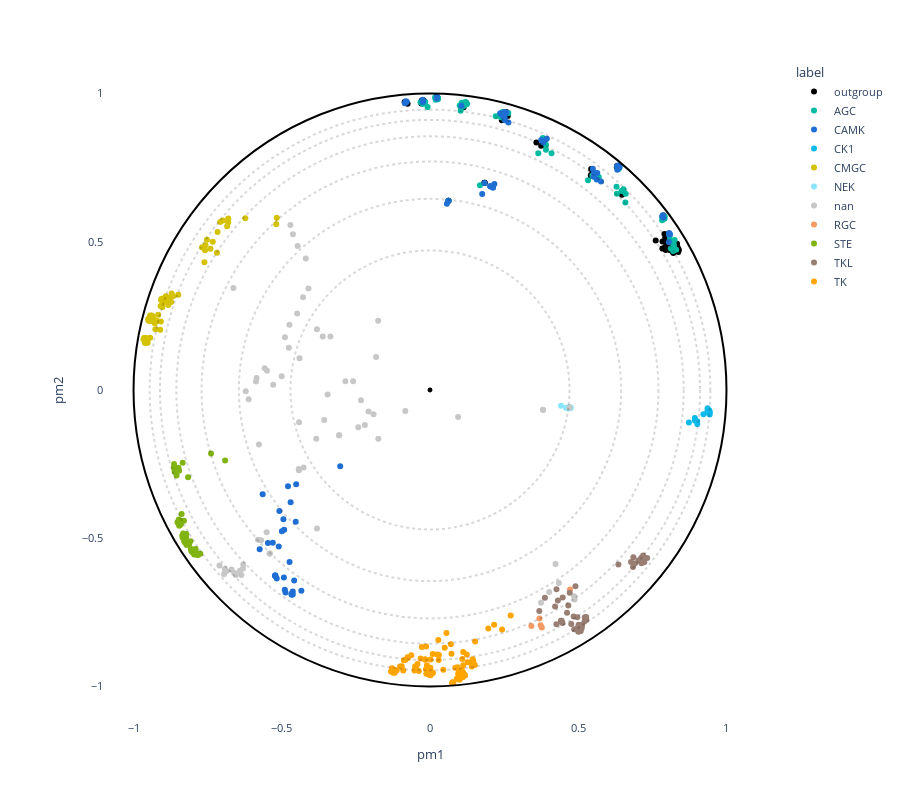

The notebook cell this image was saved under:
### Code cell
# OPTIONS =================================================
#Here you can set different parameters to color & annotate the resulting projection:
title = "" 
#----------------------------------------------------------
# Select the coloring from annotation .csv file:
labels_name = "label"
# Select classes to label among the "labels_name" or "second_labels_name" column (comma separated list):
second_labels_name = ""
labels_text = []
show_text = False
#----------------------------------------------------------
# Use a custom color palette:
color_palette = true_palette #Default: None
use_custom_palette = True
#==========================================================


#Check projection visualization parameters
#Labels name
if labels_name == "":
    labels_name = None
elif labels_name not in annotation_names:
    raise NameError(f"labels_name {labels_name} is not in the availables annotations.\nAvailables annotations: {annotation_names}")
#Second labels name
if second_labels_name == "":
    second_labels_name = None
elif second_labels_name not in annotation_names:
    raise NameError(f'"second_labels_name" {second_labels_name} is not in the availables annotations.\nAvailables annotations: {annotation_names}')

if not use_custom_palette:
    color_palette = None

#Plot graph
fig = plot_embedding_interactive(df_embedding, 
                                 labels_name = labels_name,
                                 second_labels_name = second_labels_name, 
                                 show_text = show_text,
                                 labels_text = labels_text,
                                 color_palette = color_palette, 
                                 title = title, 
                                 fontsize = 11)
fig.show()

### Figure 1 — Plotly figure (JSON) as saved in the notebook; plotly's stock layout.template omitted (floating-point values rounded to 4 significant figures; data arrays with more than 128 entries replaced by an {"elided": "..."} marker saying what was removed)
{"data": [{"customdata": {"elided": "62x3 mixed values"}, "hovertemplate": "<b>%{hovertext}</b><br><br>label=%{customdata[2]}<br>pm1=%{x}<br>pm2=%{y}<br>proteins_id=%{customdata[0]}<br>accession=%{customdata[1]}<extra></extra>", "hovertext": ["outgroup", "outgroup", "outgroup", "outgroup", "outgroup", "outgroup", "outgroup", "outgroup", "outgroup", "outgroup", "outgroup", "outgroup", "outgroup", "outgroup", "outgroup", "outgroup", "outgroup", "outgroup", "outgroup", "outgroup", "outgroup", "outgroup", "outgroup", "outgroup", "outgroup", "outgroup", "outgroup", "outgroup", "outgroup", "outgroup", "outgroup", "outgroup", "outgroup", "outgroup", "outgroup", "outgroup", "outgroup", "outgroup", "outgroup", "outgroup", "outgroup", "outgroup", "outgroup", "outgroup", "outgroup", "outgroup", "outgroup", "outgroup", "outgroup", "outgroup", "outgroup", "outgroup", "outgroup", "outgroup", "outgroup", "outgroup", "outgroup", "outgroup", "outgroup", "outgroup", "outgroup", "outgroup"], "legendgroup": "outgroup", "marker": {"color": "black", "symbol": "circle"}, "mode": "markers", "name": "outgroup", "orientation": "v", "showlegend": true, "type": "scatter", "x": [0.6475, 0.6331, 0.6301, 0.2606, 0.7842, 0.7933, 0.3588, 0.1137, 0.6307, 0.1153, 0.7612, 0.8129, 0.7908, 0.819, 0.7951, 0.7838, 0.7914, 0.7932, 0.8333, 0.6373, 0.6348, -0.08577, 0.2424, -0.07565, 0.02577, 0.5436, 0.8037, 0.1841, -0.02745, 0.6358, 0.105, 0.2573, 0.8135, -0.02841, 0.2622, 0.1212, 0.1834, 0.7881, -0.02937, 0.06239, 0.8236, 0.5422, 0.7974, 0.8351, 0.5584, 0.02392, -0.02088, 0.786, 0.5439, 0.566, 0.1078, 0.1844, 0.3748, 0.3863, 0.01987, 0.02068, 0.8384, 0.839, 0.8207, 0.8373, 0.02151, 0.8104], "xaxis": "x", "y": [0.6582, 0.7525, 0.7509, 0.934, 0.5004, 0.5132, 0.8347, 0.9537, 0.7556, 0.9652, 0.5041, 0.4936, 0.5264, 0.4669, 0.472, 0.4771, 0.5005, 0.4811, 0.4927, 0.7482, 0.7483, 0.9714, 0.9099, 0.9655, 0.983, 0.7451, 0.5258, 0.6984, 0.9767, 0.756, 0.9538, 0.9379, 0.4831, 0.9735, 0.9238, 0.9699, 0.6988, 0.5888, 0.9665, 0.6383, 0.4932, 0.7228, 0.4882, 0.4811, 0.719, 0.9853, 0.976, 0.5833, 0.7261, 0.717, 0.9615, 0.6987, 0.8238, 0.8407, 0.9849, 0.989, 0.4706, 0.4737, 0.462, 0.4655, 0.9872, 0.471], "yaxis": "y"}, {"customdata": {"elided": "64x3 mixed values"}, "hovertemplate": "<b>%{hovertext}</b><br><br>label=%{customdata[2]}<br>pm1=%{x}<br>pm2=%{y}<br>proteins_id=%{customdata[0]}<br>accession=%{customdata[1]}<extra></extra>", "hovertext": ["AGC", "AGC", "AGC", "AGC", "AGC", "AGC", "AGC", "AGC", "AGC", "AGC", "AGC", "AGC", "AGC", "AGC", "AGC", "AGC", "AGC", "AGC", "AGC", "AGC", "AGC", "AGC", "AGC", "AGC", "AGC", "AGC", "AGC", "AGC", "AGC", "AGC", "AGC", "AGC", "AGC", "AGC", "AGC", "AGC", "AGC", "AGC", "AGC", "AGC", "AGC", "AGC", "AGC", "AGC", "AGC", "AGC", "AGC", "AGC", "AGC", "AGC", "AGC", "AGC", "AGC", "AGC", "AGC", "AGC", "AGC", "AGC", "AGC", "AGC", "AGC", "AGC", "AGC", "AGC"], "legendgroup": "AGC", "marker": {"color": "#00bba1", "symbol": "circle"}, "mode": "markers", "name": "AGC", "orientation": "v", "showlegend": true, "type": "scatter", "x": [0.8304, 0.8239, 0.8214, 0.01946, 0.8093, 0.8124, 0.2354, -0.01619, 0.06212, 0.8199, 0.2451, 0.6372, 0.1163, 0.8084, 0.8227, 0.6304, 0.646, 0.4099, 0.2124, 0.1106, 0.125, 0.783, 0.01704, 0.1121, 0.2388, 0.548, 0.02641, 0.1034, 0.2641, 0.6601, 0.7877, 0.791, 0.1001, -0.01799, 0.6389, 0.6359, 0.3807, 0.7917, 0.1686, 0.5558, 0.8252, 0.5694, -0.03189, 0.7839, 0.2479, -0.02395, 0.6527, 0.1072, -0.008045, 0.01911, 0.3652, 0.391, 0.5329, 0.2219, 0.6293, 0.6589, 0.06235, 0.7893, 0.02758, 0.3914, 0.7876, 0.1227, 0.8202, 0.1188], "xaxis": "x", "y": [0.4727, 0.4775, 0.4836, 0.9869, 0.5055, 0.477, 0.9286, 0.9711, 0.638, 0.4926, 0.9374, 0.7543, 0.9598, 0.5197, 0.4891, 0.662, 0.6713, 0.7981, 0.6833, 0.9562, 0.9648, 0.5724, 0.9867, 0.9673, 0.9201, 0.7229, 0.9804, 0.942, 0.9338, 0.6616, 0.578, 0.5772, 0.9598, 0.967, 0.7507, 0.7449, 0.8502, 0.585, 0.6904, 0.724, 0.5056, 0.7185, 0.9704, 0.5803, 0.9177, 0.9646, 0.6768, 0.9683, 0.9543, 0.9786, 0.7981, 0.8106, 0.7074, 0.9235, 0.6856, 0.632, 0.6383, 0.5834, 0.9849, 0.8268, 0.586, 0.9676, 0.4689, 0.971], "yaxis": "y"}, {"customdata": {"elided": "83x3 mixed values"}, "hovertemplate": "<b>%{hovertext}</b><br><br>label=%{customdata[2]}<br>pm1=%{x}<br>pm2=%{y}<br>proteins_id=%{customdata[0]}<br>accession=%{customdata[1]}<extra></extra>", "hovertext": ["CAMK", "CAMK", "CAMK", "CAMK", "CAMK", "CAMK", "CAMK", "CAMK", "CAMK", "CAMK", "CAMK", "CAMK", "CAMK", "CAMK", "CAMK", "CAMK", "CAMK", "CAMK", "CAMK", "CAMK", "CAMK", "CAMK", "CAMK", "CAMK", "CAMK", "CAMK", "CAMK", "CAMK", "CAMK", "CAMK", "CAMK", "CAMK", "CAMK", "CAMK", "CAMK", "CAMK", "CAMK", "CAMK", "CAMK", "CAMK", "CAMK", "CAMK", "CAMK", "CAMK", "CAMK", "CAMK", "CAMK", "CAMK", "CAMK", "CAMK", "CAMK", "CAMK", "CAMK", "CAMK", "CAMK", "CAMK", "CAMK", "CAMK", "CAMK", "CAMK", "CAMK", "CAMK", "CAMK", "CAMK", "CAMK", "CAMK", "CAMK", "CAMK", "CAMK", "CAMK", "CAMK", "CAMK", "CAMK", "CAMK", "CAMK", "CAMK", "CAMK", "CAMK", "CAMK", "CAMK", "CAMK", "CAMK", "CAMK"], "legendgroup": "CAMK", "marker": {"color": "#1f6ed4", "symbol": "circle"}, "mode": "markers", "name": "CAMK", "orientation": "v", "showlegend": true, "type": "scatter", "x": [-0.08461, 0.6321, 0.2525, -0.08206, -0.08119, 0.1841, 0.2032, 0.2645, 0.6319, 0.5623, 0.3941, 0.7876, 0.02394, 0.06222, 0.0624, 0.5535, 0.8061, -0.0231, 0.785, 0.0225, 0.2123, 0.2515, 0.2473, 0.1063, 0.2517, 0.636, 0.2032, 0.2425, 0.05695, 0.2519, 0.2171, -0.02465, 0.2577, 0.5492, 0.5642, 0.6336, 0.3753, 0.8096, 0.8055, 0.3821, 0.6306, 0.6394, -0.07836, 0.237, 0.5768, 0.7832, 0.2471, 0.176, 0.6348, 0.8067, 0.2122, 0.5521, -0.02509, -0.5101, -0.5467, -0.5746, -0.5303, -0.4896, -0.4582, -0.4929, -0.4629, -0.4339, -0.4874, -0.467, -0.467, -0.4628, -0.5169, -0.4738, -0.303, -0.5219, -0.5219, -0.5221, -0.5226, -0.522, -0.479, -0.4514, -0.4701, -0.4995, -0.4917, -0.5644, -0.4528, -0.4945, -0.5081], "xaxis": "x", "y": [0.9669, 0.7495, 0.9094, 0.9739, 0.9693, 0.6984, 0.6873, 0.9019, 0.7427, 0.7098, 0.8469, 0.5818, 0.9886, 0.6384, 0.6383, 0.7338, 0.5243, 0.9725, 0.5892, 0.9827, 0.6831, 0.9374, 0.9241, 0.9585, 0.921, 0.7508, 0.6868, 0.928, 0.6284, 0.93, 0.6946, 0.9785, 0.9354, 0.7462, 0.7321, 0.757, 0.843, 0.5248, 0.4989, 0.8346, 0.7542, 0.7524, 0.9724, 0.9337, 0.7028, 0.5853, 0.9297, 0.6605, 0.753, 0.5295, 0.683, 0.7188, 0.9709, -0.5279, -0.5165, -0.5376, -0.5158, -0.6739, -0.6426, -0.6324, -0.6802, -0.677, -0.6836, -0.6875, -0.691, -0.6899, -0.6357, -0.5807, -0.2572, -0.6261, -0.626, -0.6263, -0.6268, -0.6264, -0.3248, -0.3182, -0.3791, -0.4769, -0.4712, -0.352, -0.4448, -0.4365, -0.4079], "yaxis": "y"}, {"customdata": [[210, "P48729", "CK1"], [211, "Q8N752", "CK1"], [212, "P48730", "CK1"], [213, "P49674", "CK1"], [214, "P78368", "CK1"], [215, "Q9HCP0", "CK1"], [216, "Q9Y6M4", "CK1"], [217, "Q5TCY1", "CK1"], [218, "Q6IQ55", "CK1"], [219, "Q86Y07", "CK1"], [220, "Q8IV63", "CK1"], [221, "Q99986", "CK1"]], "hovertemplate": "<b>%{hovertext}</b><br><br>label=%{customdata[2]}<br>pm1=%{x}<br>pm2=%{y}<br>proteins_id=%{customdata[0]}<br>accession=%{customdata[1]}<extra></extra>", "hovertext": ["CK1", "CK1", "CK1", "CK1", "CK1", "CK1", "CK1", "CK1", "CK1", "CK1", "CK1", "CK1"], "legendgroup": "CK1", "marker": {"color": "#0dbae9", "symbol": "circle"}, "mode": "markers", "name": "CK1", "orientation": "v", "showlegend": true, "type": "scatter", "x": [0.9382, 0.9439, 0.9435, 0.9418, 0.9363, 0.9359, 0.9223, 0.8932, 0.9012, 0.8935, 0.8732, 0.9016], "xaxis": "x", "y": [-0.07649, -0.07429, -0.08268, -0.06812, -0.06178, -0.07084, -0.08175, -0.09467, -0.1056, -0.1032, -0.1101, -0.1152], "yaxis": "y"}, {"customdata": {"elided": "65x3 mixed values"}, "hovertemplate": "<b>%{hovertext}</b><br><br>label=%{customdata[2]}<br>pm1=%{x}<br>pm2=%{y}<br>proteins_id=%{customdata[0]}<br>accession=%{customdata[1]}<extra></extra>", "hovertext": ["CMGC", "CMGC", "CMGC", "CMGC", "CMGC", "CMGC", "CMGC", "CMGC", "CMGC", "CMGC", "CMGC", "CMGC", "CMGC", "CMGC", "CMGC", "CMGC", "CMGC", "CMGC", "CMGC", "CMGC", "CMGC", "CMGC", "CMGC", "CMGC", "CMGC", "CMGC", "CMGC", "CMGC", "CMGC", "CMGC", "CMGC", "CMGC", "CMGC", "CMGC", "CMGC", "CMGC", "CMGC", "CMGC", "CMGC", "CMGC", "CMGC", "CMGC", "CMGC", "CMGC", "CMGC", "CMGC", "CMGC", "CMGC", "CMGC", "CMGC", "CMGC", "CMGC", "CMGC", "CMGC", "CMGC", "CMGC", "CMGC", "CMGC", "CMGC", "CMGC", "CMGC", "CMGC", "CMGC", "CMGC", "CMGC"], "legendgroup": "CMGC", "marker": {"color": "#d5c203", "symbol": "circle"}, "mode": "markers", "name": "CMGC", "orientation": "v", "showlegend": true, "type": "scatter", "x": [-0.9383, -0.9383, -0.9198, -0.9464, -0.9438, -0.9087, -0.9282, -0.9499, -0.9426, -0.9168, -0.9351, -0.9426, -0.9441, -0.9378, -0.9496, -0.9397, -0.9077, -0.9315, -0.9023, -0.9499, -0.9423, -0.8733, -0.8944, -0.8975, -0.891, -0.885, -0.849, -0.8667, -0.8714, -0.7574, -0.7687, -0.7404, -0.7588, -0.6806, -0.7609, -0.6805, -0.7167, -0.7187, -0.6988, -0.7525, -0.7327, -0.7077, -0.6844, -0.9073, -0.905, -0.9589, -0.9583, -0.9619, -0.91, -0.9665, -0.9647, -0.9594, -0.9641, -0.9524, -0.9539, -0.9619, -0.9263, -0.9441, -0.9555, -0.8828, -0.9005, -0.8777, -0.5187, -0.5169, -0.623], "xaxis": "x", "y": [0.241, 0.2508, 0.2329, 0.2331, 0.2515, 0.2829, 0.2247, 0.2344, 0.2487, 0.2539, 0.2471, 0.2428, 0.245, 0.2422, 0.2384, 0.2351, 0.2307, 0.2372, 0.2795, 0.2405, 0.2316, 0.297, 0.2978, 0.3085, 0.3162, 0.2986, 0.3215, 0.3158, 0.325, 0.4877, 0.4817, 0.4765, 0.4713, 0.5644, 0.4311, 0.5784, 0.5324, 0.4632, 0.5719, 0.5068, 0.5, 0.5663, 0.5519, 0.3036, 0.3074, 0.172, 0.158, 0.1593, 0.2029, 0.171, 0.1753, 0.176, 0.1725, 0.1593, 0.167, 0.1666, 0.205, 0.176, 0.1633, 0.2866, 0.2953, 0.3113, 0.5588, 0.5807, 0.5793], "yaxis": "y"}, {"customdata": [[287, "P51956", "NEK"], [288, "Q6P3R8", "NEK"], [289, "Q96PY6", "NEK"], [290, "Q6ZWH5", "NEK"], [291, "Q8NG66", "NEK"], [292, "P51955", "NEK"], [293, "P51957", "NEK"], [294, "Q8TDX7", "NEK"], [295, "Q9HC98", "NEK"], [296, "Q86SG6", "NEK"], [297, "Q8TD19", "NEK"]], "hovertemplate": "<b>%{hovertext}</b><br><br>label=%{customdata[2]}<br>pm1=%{x}<br>pm2=%{y}<br>proteins_id=%{customdata[0]}<br>accession=%{customdata[1]}<extra></extra>", "hovertext": ["NEK", "NEK", "NEK", "NEK", "NEK", "NEK", "NEK", "NEK", "NEK", "NEK", "NEK"], "legendgroup": "NEK", "marker": {"color": "#8ce4fa", "symbol": "circle"}, "mode": "markers", "name": "NEK", "orientation": "v", "showlegend": true, "type": "scatter", "x": [0.4744, 0.4746, 0.4672, 0.442, 0.4702, 0.4685, 0.4717, 0.4587, 0.4677, 0.4726, 0.4699], "xaxis": "x", "y": [-0.0603, -0.06017, -0.06224, -0.05323, -0.05905, -0.05863, -0.05971, -0.05988, -0.05945, -0.05984, -0.05895], "yaxis": "y"}, {"customdata": {"elided": "72x3 mixed values"}, "hovertemplate": "<b>%{hovertext}</b><br><br>label=%{customdata[2]}<br>pm1=%{x}<br>pm2=%{y}<br>proteins_id=%{customdata[0]}<br>accession=%{customdata[1]}<extra></extra>", "hovertext": ["nan", "nan", "nan", "nan", "nan", "nan", "nan", "nan", "nan", "nan", "nan", "nan", "nan", "nan", "nan", "nan", "nan", "nan", "nan", "nan", "nan", "nan", "nan", "nan", "nan", "nan", "nan", "nan", "nan", "nan", "nan", "nan", "nan", "nan", "nan", "nan", "nan", "nan", "nan", "nan", "nan", "nan", "nan", "nan", "nan", "nan", "nan", "nan", "nan", "nan", "nan", "nan", "nan", "nan", "nan", "nan", "nan", "nan", "nan", "nan", "nan", "nan", "nan", "nan", "nan", "nan", "nan", "nan", "nan", "nan", "nan", "nan"], "legendgroup": "nan", "marker": {"color": "#c7c7c7", "symbol": "circle"}, "mode": "markers", "name": "nan", "orientation": "v", "showlegend": true, "type": "scatter", "x": [-0.6606, -0.6695, -0.6547, -0.1748, -0.4892, -0.5406, -0.5406, -0.4709, 0.4347, -0.08321, -0.3454, -0.4415, -0.3064, -0.3065, -0.1743, -0.3837, -0.6632, 0.4859, 0.09474, -0.1903, 0.3808, 0.3813, -0.4421, -0.4428, -0.4265, -0.3813, -0.4483, -0.4281, -0.4101, -0.3358, -0.3617, 0.4877, -0.6214, -0.6945, -0.5497, -0.1818, -0.4189, -0.4623, -0.6117, -0.4464, -0.63, -0.6363, -0.3813, -0.6309, -0.6414, 0.3744, -0.4761, -0.5288, -0.5849, -0.587, -0.474, -0.4399, 0.4235, -0.5576, -0.5004, -0.2417, -0.2196, 0.4019, -0.2073, -0.5696, -0.5801, -0.551, -0.5769, 0.4708, -0.2593, -0.2854, -0.2327, -0.357, -0.6906, -0.6921, -0.7103, -0.6868], "xaxis": "x", "y": [-0.6165, -0.6055, -0.6238, 0.2331, 0.1775, -0.5518, -0.5517, 0.5565, -0.6513, -0.07126, -0.01524, -0.1087, -0.1528, -0.1529, -0.1647, -0.1648, 0.3441, -0.6959, -0.09161, -0.08185, -0.06663, -0.06745, -0.2708, -0.267, -0.2616, 0.2052, 0.258, 0.3127, 0.3421, 0.1805, 0.1806, -0.7064, -0.004264, -0.6215, 0.06469, 0.1113, 0.4433, 0.5254, -0.0316, 0.4856, -0.5887, -0.6245, -0.467, -0.6025, -0.61, -0.7179, 0.1427, 0.01724, 0.03994, 0.02834, 0.2196, 0.1068, -0.5871, 0.07315, 0.04603, -0.1259, -0.1182, -0.6815, -0.07245, -0.5068, -0.5056, -0.4802, -0.1842, -0.05937, 0.02966, 0.02941, -0.03487, -0.1011, -0.608, -0.6036, -0.5923, -0.6117], "yaxis": "y"}, {"customdata": [[370, "P16066", "RGC"], [371, "P20594", "RGC"], [372, "P25092", "RGC"], [373, "P51841", "RGC"], [374, "Q02846", "RGC"]], "hovertemplate": "<b>%{hovertext}</b><br><br>label=%{customdata[2]}<br>pm1=%{x}<br>pm2=%{y}<br>proteins_id=%{customdata[0]}<br>accession=%{customdata[1]}<extra></extra>", "hovertext": ["RGC", "RGC", "RGC", "RGC", "RGC"], "legendgroup": "RGC", "marker": {"color": "#f59a62", "symbol": "circle"}, "mode": "markers", "name": "RGC", "orientation": "v", "showlegend": true, "type": "scatter", "x": [0.3771, 0.3731, 0.3419, 0.3691, 0.4722], "xaxis": "x", "y": [-0.8016, -0.7939, -0.7963, -0.7707, -0.6729], "yaxis": "y"}, {"customdata": {"elided": "47x3 mixed values"}, "hovertemplate": "<b>%{hovertext}</b><br><br>label=%{customdata[2]}<br>pm1=%{x}<br>pm2=%{y}<br>proteins_id=%{customdata[0]}<br>accession=%{customdata[1]}<extra></extra>", "hovertext": ["STE", "STE", "STE", "STE", "STE", "STE", "STE", "STE", "STE", "STE", "STE", "STE", "STE", "STE", "STE", "STE", "STE", "STE", "STE", "STE", "STE", "STE", "STE", "STE", "STE", "STE", "STE", "STE", "STE", "STE", "STE", "STE", "STE", "STE", "STE", "STE", "STE", "STE", "STE", "STE", "STE", "STE", "STE", "STE", "STE", "STE", "STE"], "legendgroup": "STE", "marker": {"color": "#80b412", "symbol": "circle"}, "mode": "markers", "name": "STE", "orientation": "v", "showlegend": true, "type": "scatter", "x": [-0.7386, -0.691, -0.8485, -0.8161, -0.855, -0.8636, -0.8633, -0.8613, -0.8461, -0.8343, -0.8188, -0.8227, -0.8066, -0.8355, -0.7827, -0.8306, -0.7982, -0.8153, -0.8266, -0.829, -0.8083, -0.8218, -0.8299, -0.7954, -0.7905, -0.7873, -0.7748, -0.7901, -0.8011, -0.8377, -0.7991, -0.8228, -0.8343, -0.828, -0.8127, -0.8326, -0.7828, -0.8266, -0.8053, -0.8211, -0.8518, -0.8473, -0.849, -0.846, -0.8407, -0.8417, -0.8421], "xaxis": "x", "y": [-0.2141, -0.2382, -0.2624, -0.2942, -0.2883, -0.263, -0.2497, -0.2759, -0.2724, -0.2454, -0.5207, -0.516, -0.5356, -0.4909, -0.5569, -0.4956, -0.5444, -0.5156, -0.5144, -0.5106, -0.5102, -0.4856, -0.4413, -0.5553, -0.5361, -0.5561, -0.5527, -0.5498, -0.5475, -0.4185, -0.5389, -0.4965, -0.4983, -0.5014, -0.5211, -0.4843, -0.5514, -0.4932, -0.5436, -0.5231, -0.4462, -0.4367, -0.4501, -0.4583, -0.454, -0.4411, -0.4456], "yaxis": "y"}, {"customdata": {"elided": "43x3 mixed values"}, "hovertemplate": "<b>%{hovertext}</b><br><br>label=%{customdata[2]}<br>pm1=%{x}<br>pm2=%{y}<br>proteins_id=%{customdata[0]}<br>accession=%{customdata[1]}<extra></extra>", "hovertext": ["TKL", "TKL", "TKL", "TKL", "TKL", "TKL", "TKL", "TKL", "TKL", "TKL", "TKL", "TKL", "TKL", "TKL", "TKL", "TKL", "TKL", "TKL", "TKL", "TKL", "TKL", "TKL", "TKL", "TKL", "TKL", "TKL", "TKL", "TKL", "TKL", "TKL", "TKL", "TKL", "TKL", "TKL", "TKL", "TKL", "TKL", "TKL", "TKL", "TKL", "TKL", "TKL", "TKL"], "legendgroup": "TKL", "marker": {"color": "#997e73", "symbol": "circle"}, "mode": "markers", "name": "TKL", "orientation": "v", "showlegend": true, "type": "scatter", "x": [0.4415, 0.4431, 0.4467, 0.444, 0.5219, 0.5268, 0.4714, 0.4266, 0.5014, 0.4979, 0.504, 0.5086, 0.5136, 0.3687, 0.5057, 0.4863, 0.5001, 0.5118, 0.4845, 0.4968, 0.4766, 0.4219, 0.3876, 0.4264, 0.4622, 0.4314, 0.4666, 0.4905, 0.7122, 0.6911, 0.7242, 0.7187, 0.7326, 0.7028, 0.6845, 0.7133, 0.686, 0.6781, 0.6354, 0.7225, 0.5273, 0.5214, 0.4476], "xaxis": "x", "y": [-0.7787, -0.782, -0.7857, -0.7786, -0.767, -0.7659, -0.6842, -0.6721, -0.7916, -0.802, -0.809, -0.8131, -0.7921, -0.746, -0.8142, -0.8071, -0.8158, -0.8031, -0.7642, -0.7669, -0.7896, -0.7301, -0.701, -0.7904, -0.7518, -0.7105, -0.7269, -0.6618, -0.5668, -0.5852, -0.5713, -0.5582, -0.5665, -0.5752, -0.5974, -0.5843, -0.5641, -0.5807, -0.5892, -0.5808, -0.7755, -0.7803, -0.7003], "yaxis": "y"}, {"customdata": {"elided": "94x3 mixed values"}, "hovertemplate": "<b>%{hovertext}</b><br><br>label=%{customdata[2]}<br>pm1=%{x}<br>pm2=%{y}<br>proteins_id=%{customdata[0]}<br>accession=%{customdata[1]}<extra></extra>", "hovertext": ["TK", "TK", "TK", "TK", "TK", "TK", "TK", "TK", "TK", "TK", "TK", "TK", "TK", "TK", "TK", "TK", "TK", "TK", "TK", "TK", "TK", "TK", "TK", "TK", "TK", "TK", "TK", "TK", "TK", "TK", "TK", "TK", "TK", "TK", "TK", "TK", "TK", "TK", "TK", "TK", "TK", "TK", "TK", "TK", "TK", "TK", "TK", "TK", "TK", "TK", "TK", "TK", "TK", "TK", "TK", "TK", "TK", "TK", "TK", "TK", "TK", "TK", "TK", "TK", "TK", "TK", "TK", "TK", "TK", "TK", "TK", "TK", "TK", "TK", "TK", "TK", "TK", "TK", "TK", "TK", "TK", "TK", "TK", "TK", "TK", "TK", "TK", "TK", "TK", "TK", "TK", "TK", "TK", "TK"], "legendgroup": "TK", "marker": {"color": "orange", "symbol": "circle"}, "mode": "markers", "name": "TK", "orientation": "v", "showlegend": true, "type": "scatter", "x": [0.1186, 0.1107, -0.1011, -0.09525, 0.001216, 0.02518, 0.1033, 0.1073, 0.1113, 0.09258, -0.05226, -0.0456, 0.1437, 0.1512, -0.01646, -0.0167, 0.009221, -0.01667, 0.02999, -0.01331, -0.01246, -0.001426, 0.009935, 0.002267, 0.004243, -0.001292, -0.002438, -0.005198, -0.004091, 0.002323, 0.02933, 0.04483, -0.01021, -0.03174, 0.09589, 0.09767, 0.1001, 0.09698, -0.04213, -0.03798, 0.1024, 0.1079, 0.1121, 0.1966, 0.2162, 0.2721, 0.243, 0.02819, 0.0555, 0.0704, 0.04973, 0.124, 0.1522, 0.112, 0.09792, 0.08535, 0.1453, 0.07644, 0.07477, 0.0772, 0.07521, 0.07631, 0.09021, 0.1269, 0.109, 0.1121, 0.07237, 0.1159, -0.1193, -0.1242, -0.1244, -0.1124, -0.1186, -0.1318, -0.1276, -0.09026, -0.1279, 0.001916, -0.05028, -0.01308, -0.02773, -0.0631, -0.07548, -0.08801, -0.0831, -0.07474, 0.09533, 0.09601, 0.1459, 0.1402, 0.1411, 0.07859, 0.0778, 0.07775], "xaxis": "x", "y": [-0.9633, -0.9691, -0.9325, -0.9318, -0.9371, -0.8924, -0.9533, -0.9449, -0.9521, -0.9356, -0.9465, -0.9417, -0.9084, -0.9274, -0.909, -0.9091, -0.891, -0.9091, -0.8938, -0.942, -0.9571, -0.9558, -0.9547, -0.9568, -0.95, -0.9618, -0.9465, -0.9568, -0.9599, -0.9622, -0.9111, -0.9435, -0.9284, -0.9059, -0.9751, -0.9749, -0.9764, -0.9769, -0.924, -0.9478, -0.9678, -0.9612, -0.9635, -0.805, -0.7917, -0.761, -0.8082, -0.8438, -0.8202, -0.8582, -0.8695, -0.8921, -0.8483, -0.884, -0.9482, -0.9374, -0.9222, -0.9877, -0.9884, -0.9879, -0.9872, -0.989, -0.9744, -0.9186, -0.9077, -0.9282, -0.8901, -0.9597, -0.9447, -0.9505, -0.9536, -0.9463, -0.954, -0.9494, -0.9467, -0.9464, -0.9386, -0.9092, -0.9326, -0.8655, -0.8672, -0.8946, -0.9019, -0.9114, -0.91, -0.9038, -0.9608, -0.9547, -0.9151, -0.9189, -0.9326, -0.9883, -0.9893, -0.9859], "yaxis": "y"}], "layout": {"font": {"size": 11}, "height": 800, "legend": {"title": {"text": "label"}, "tracegroupgap": 0}, "margin": {"t": 60}, "plot_bgcolor": "rgba(0, 0, 0, 0)", "shapes": [{"line": {"color": "black", "dash": "dot"}, "opacity": 0.15, "type": "circle", "x0": -0.4706, "x1": 0.4706, "y0": -0.4706, "y1": 0.4706}, {"line": {"color": "black", "dash": "dot"}, "opacity": 0.15, "type": "circle", "x0": -0.6447, "x1": 0.6447, "y0": -0.6447, "y1": 0.6447}, {"line": {"color": "black", "dash": "dot"}, "opacity": 0.15, "type": "circle", "x0": -0.7705, "x1": 0.7705, "y0": -0.7705, "y1": 0.7705}, {"line": {"color": "black", "dash": "dot"}, "opacity": 0.15, "type": "circle", "x0": -0.8557, "x1": 0.8557, "y0": -0.8557, "y1": 0.8557}, {"line": {"color": "black", "dash": "dot"}, "opacity": 0.15, "type": "circle", "x0": -0.9108, "x1": 0.9108, "y0": -0.9108, "y1": 0.9108}, {"line": {"color": "black", "dash": "dot"}, "opacity": 0.15, "type": "circle", "x0": -0.9455, "x1": 0.9455, "y0": -0.9455, "y1": 0.9455}, {"line": {"color": "Black"}, "type": "circle", "x0": -1, "x1": 1, "xref": "x", "y0": -1, "y1": 1, "yref": "y"}, {"fillcolor": "Black", "line": {"color": "Black"}, "type": "circle", "x0": -0.005, "x1": 0.005, "xref": "x", "y0": -0.005, "y1": 0.005, "yref": "y"}], "title": {"text": "", "x": 0.5}, "xaxis": {"anchor": "y", "constrain": "domain", "domain": [0, 1], "range": [-1.1, 1.1], "title": {"text": "pm1"}}, "yaxis": {"anchor": "x", "domain": [0, 1], "scaleanchor": "x", "scaleratio": 1, "title": {"text": "pm2"}}, "yaxis2": {"layer": "below traces", "matches": "y", "overlaying": "y"}}}
